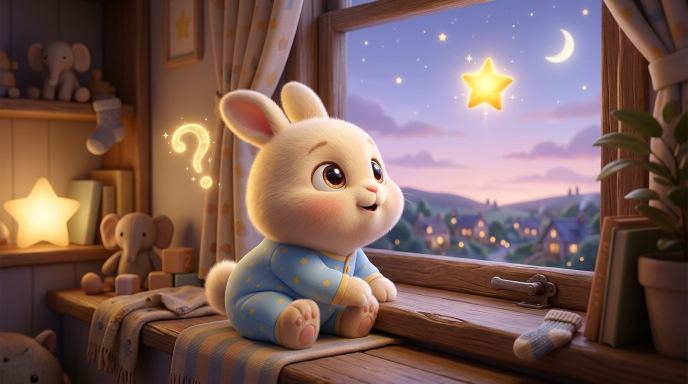
#> input picture keyframes/scene1_windowsill_1791827737722.jpg, 1376 x 768 px (shown at 1/2 size); its folder holds 4 pictures in this run
$ python build_twinkle_video.py
#> lines starting #> are read from the running program, lines starting #| are printed output that depends on the picture
import os
import glob
import subprocess
import numpy as np
import cv2
from PIL import Image
import imageio_ffmpeg

KEYFRAMES_DIR = r"c:\Users\HP\Downloads\video generator\keyframes"
OUTPUT_DIR = r"c:\Users\HP\Downloads\video generator"
AUDIO_PATH = os.path.join(OUTPUT_DIR, "lullaby_soundtrack.wav")
TEMP_VIDEO_PATH = os.path.join(OUTPUT_DIR, "temp_video.mp4")
FINAL_VIDEO_PATH = os.path.join(OUTPUT_DIR, "Twinkle_Twinkle_Little_Star_3D.mp4")

WIDTH = 1280
HEIGHT = 720
FPS = 24
SCENE_DURATION = 8.0 # seconds
NUM_SCENES = 10
TOTAL_DURATION = SCENE_DURATION * NUM_SCENES # 80.0s
FADE_DURATION = 1.0 # cross-dissolve seconds
SAMPLE_RATE = 44100

def find_image(pattern):
    matches = glob.glob(os.path.join(KEYFRAMES_DIR, pattern))
    if matches:
        return matches[0]
    raise FileNotFoundError(f"Pattern {pattern} not found in {KEYFRAMES_DIR}")

# 1. Synthesize gentle lullaby soundtrack (Music Box, Glockenspiel, Concert Harp)
def generate_lullaby_audio():
    print("Generating gentle lullaby music box soundtrack (90 BPM)...")
    total_samples = int(SAMPLE_RATE * TOTAL_DURATION)
    audio = np.zeros(total_samples, dtype=np.float32)

    bpm = 90.0
    beat_dur = 60.0 / bpm # ~0.6667s

    # Note frequencies (Hz)
    notes = {
        'C4': 261.63, 'D4': 293.66, 'E4': 329.63, 'F4': 349.23, 'G4': 392.00, 'A4': 440.00, 'B4': 493.88,
        'C5': 523.25, 'D5': 587.33, 'E5': 659.25, 'F5': 698.46, 'G5': 783.99, 'A5': 880.00, 'B5': 987.77,
        'C6': 1046.50
    }

    def synth_bell(freq, duration, volume=0.3, is_harp=False):
        t = np.linspace(0, duration, int(SAMPLE_RATE * duration), False)
        if is_harp:
            decay = np.exp(-t * 2.5)
            wave = (np.sin(2 * np.pi * freq * t) +
                    0.5 * np.sin(2 * np.pi * freq * 2 * t) * np.exp(-t * 4.0) +
                    0.25 * np.sin(2 * np.pi * freq * 3 * t) * np.exp(-t * 6.0))
        else: # Music box / Glockenspiel
            decay = np.exp(-t * 3.5)
            # Metallic glockenspiel overtone ratios
            wave = (np.sin(2 * np.pi * freq * t) +
                    0.4 * np.sin(2 * np.pi * freq * 2.76 * t) * np.exp(-t * 6.0) +
                    0.2 * np.sin(2 * np.pi * freq * 5.4 * t) * np.exp(-t * 9.0))
        return (wave * decay * volume).astype(np.float32)

    def add_note(name, start_time, dur, vol=0.3, is_harp=False):
        if name not in notes:
            return
        freq = notes[name]
        tone = synth_bell(freq, dur * 2.2, volume=vol, is_harp=is_harp)
        start_idx = int(start_time * SAMPLE_RATE)
        end_idx = min(start_idx + len(tone), total_samples)
        available = end_idx - start_idx
        if available > 0:
            audio[start_idx:end_idx] += tone[:available]

    # Nursery rhyme melody:
    # Phrase A: C C G G A A G (2 beats each, except last note 4 beats)
    # Phrase B: F F E E D D C
    # Phrase C: G G F F E E D
    # Phrase D: G G F F E E D
    # Phrase E: C C G G A A G
    # Phrase F: F F E E D D C
    melody = [
        # (note, beat_duration)
        ('C5', 1), ('C5', 1), ('G5', 1), ('G5', 1), ('A5', 1), ('A5', 1), ('G5', 2),
        ('F5', 1), ('F5', 1), ('E5', 1), ('E5', 1), ('D5', 1), ('D5', 1), ('C5', 2),
        ('G5', 1), ('G5', 1), ('F5', 1), ('F5', 1), ('E5', 1), ('E5', 1), ('D5', 2),
        ('G5', 1), ('G5', 1), ('F5', 1), ('F5', 1), ('E5', 1), ('E5', 1), ('D5', 2),
        ('C5', 1), ('C5', 1), ('G5', 1), ('G5', 1), ('A5', 1), ('A5', 1), ('G5', 2),
        ('F5', 1), ('F5', 1), ('E5', 1), ('E5', 1), ('D5', 1), ('D5', 1), ('C5', 2),
    ]

    # Verse repeats across 80 seconds (each cycle is 48 beats = 32s)
    current_time = 1.0 # 1s intro chime
    # Intro sparkle chime
    add_note('C6', 0.2, 1.5, 0.25, is_harp=True)
    add_note('G5', 0.5, 1.5, 0.2, is_harp=True)
    add_note('E5', 0.8, 1.5, 0.2, is_harp=True)

    while current_time < TOTAL_DURATION - 4.0:
        for note, length in melody:
            if current_time >= TOTAL_DURATION - 3.0:
                break
            # Glockenspiel / Music box lead
            add_note(note, current_time, length * beat_dur, vol=0.35)
            # Gentle soft harp bass accompaniment
            if length >= 2 or (current_time % (beat_dur * 2) < 0.1):
                base_note = 'C4' if 'C' in note else ('G4' if 'G' in note else 'F4')
                add_note(base_note, current_time, 2.0, vol=0.2, is_harp=True)
            current_time += length * beat_dur

    # Gentle outro
    add_note('C5', TOTAL_DURATION - 2.5, 3.0, vol=0.25)
    add_note('G4', TOTAL_DURATION - 2.2, 3.0, vol=0.2, is_harp=True)
    add_note('E4', TOTAL_DURATION - 1.9, 3.0, vol=0.2, is_harp=True)
    add_note('C4', TOTAL_DURATION - 1.6, 4.0, vol=0.2, is_harp=True)

    # Soft ambient reverb simulation (simple FIR echo decay)
    delay_samples = int(SAMPLE_RATE * 0.22)
    reverb_audio = np.copy(audio)
    reverb_audio[delay_samples:] += audio[:-delay_samples] * 0.35
    delay_samples2 = int(SAMPLE_RATE * 0.44)
    reverb_audio[delay_samples2:] += audio[:-delay_samples2] * 0.18

    # Normalize gently
    max_val = np.max(np.abs(reverb_audio))
    if max_val > 0:
        reverb_audio = (reverb_audio / max_val) * 0.85

    # Export 16-bit PCM wav
    pcm16 = (reverb_audio * 32767).astype(np.int16)
    import wave
    with wave.open(AUDIO_PATH, 'wb') as wav_file:
        wav_file.setnchannels(1)
        wav_file.setsampwidth(2)
        wav_file.setframerate(SAMPLE_RATE)
        wav_file.writeframes(pcm16.tobytes())
    print(f"Audio saved to {AUDIO_PATH}")

def load_and_prep_images():
    scene_patterns = [
        "scene1_windowsill*.jpg",
        "scene2_cloud_stars*.jpg",
        "scene3_sunset*.jpg",
        "scene4_night_dance*.jpg",
        "scene5_fox_lantern*.jpg",
        "scene6_fork_path*.jpg",
        "scene7_cozy_bed*.jpg",
        "scene8_sunrise_yawn*.jpg",
        "scene9_starry_hill*.jpg",
        "scene10_cloud_wave*.jpg"
    ]
    imgs = []
    for pat in scene_patterns:
        path = find_image(pat)
        print(f"Loading scene: {os.path.basename(path)}")
        img = cv2.imread(path)
#> img is the input picture: shape (768, 1376, 3); mean B, G, R 87.7, 93.3, 121.4
        img = cv2.resize(img, (WIDTH, HEIGHT), interpolation=cv2.INTER_LANCZOS4)
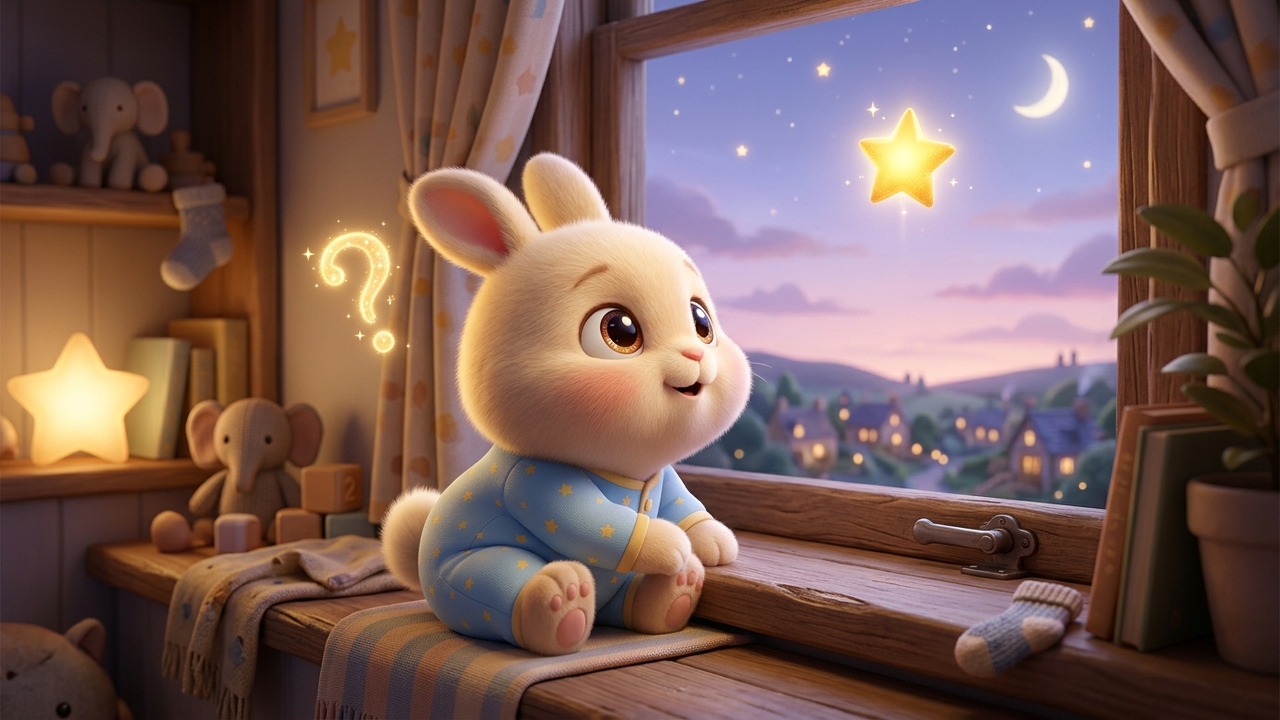
#> img: shape (720, 1280, 3); mean B, G, R 87.7, 93.3, 121.4
        imgs.append(img)
#> pass 2 of the loop in load_and_prep_images, `for pat in scene_patterns:`:
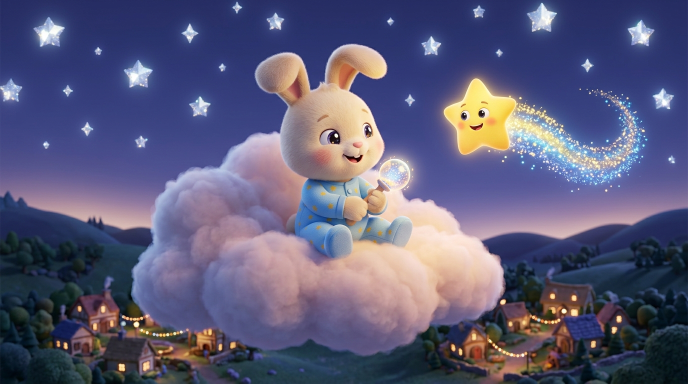
#> input picture keyframes/scene2_cloud_stars_1791828059892.jpg, 1376 x 768 px (shown at 1/2 size)
#> in load_and_prep_images, img is the input picture: shape (768, 1376, 3); mean B, G, R 121.3, 91.4, 93.3
#> in load_and_prep_images, `img = cv2.resize(img, (WIDTH, HEIGHT), interpolation=cv2.INTER_LANCZOS4)`:
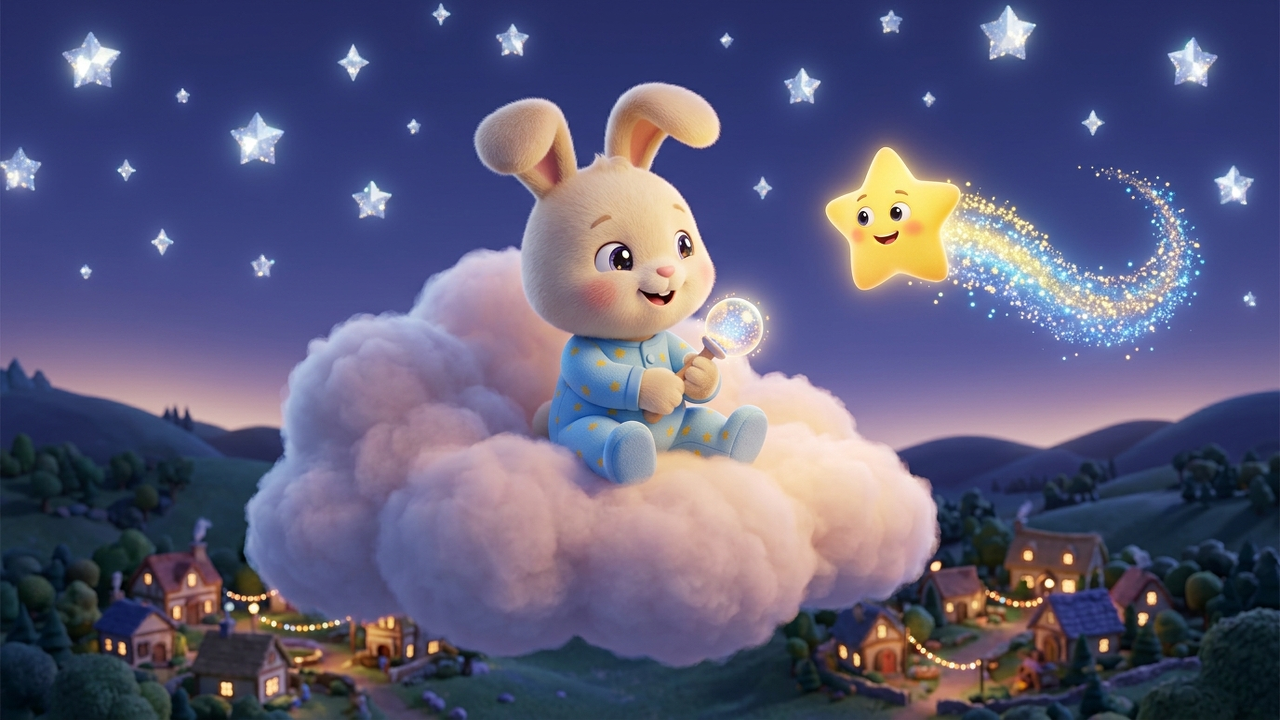
#> img: shape (720, 1280, 3); mean B, G, R 121.3, 91.4, 93.3
    return imgs

# [58 lines left out: function generate_scene_frame, not called in this run]

def render_video():
    images = load_and_prep_images()
    fourcc = cv2.VideoWriter_fourcc(*'mp4v')
    out = cv2.VideoWriter(TEMP_VIDEO_PATH, fourcc, FPS, (WIDTH, HEIGHT))

    frames_per_scene = int(SCENE_DURATION * FPS) # 192 frames
    fade_frames = int(FADE_DURATION * FPS) # 24 frames

    print(f"Rendering {NUM_SCENES} scenes ({frames_per_scene * NUM_SCENES} total frames)...")

    for s in range(NUM_SCENES):
        print(f"Rendering Scene {s+1}/{NUM_SCENES}...")
        for f in range(frames_per_scene):
            prog = f / float(frames_per_scene)
            current_frame = generate_scene_frame(images[s], prog, s)

            # Cross-dissolve into next scene during the last fade_frames
            if s < NUM_SCENES - 1 and f >= (frames_per_scene - fade_frames):
                alpha = (f - (frames_per_scene - fade_frames)) / float(fade_frames)
                next_prog = (f - (frames_per_scene - fade_frames)) / float(frames_per_scene)
                next_frame = generate_scene_frame(images[s+1], next_prog, s+1)
                final_frame = cv2.addWeighted(current_frame, 1.0 - alpha, next_frame, alpha, 0)
            else:
                final_frame = current_frame

            out.write(final_frame)

    out.release()
    print(f"Video track written to {TEMP_VIDEO_PATH}")

# [19 lines left out: function mux_final_video, not called in this run]

if __name__ == "__main__":
    generate_lullaby_audio()
#> (the run stopped early here; a loop or call above may not have finished)
